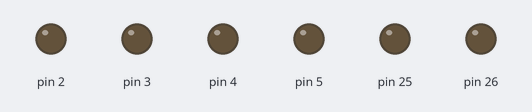
Bench run of a sketch on a simulated Arduino Mega 2560, built with avr-gcc and run on an emulated ATmega2560. On the bench: output pins drawn as LEDs (lit = HIGH). What the sketch prints to the serial monitor is not drawn.

Above: at 0.3 s.
At 20.1 s:
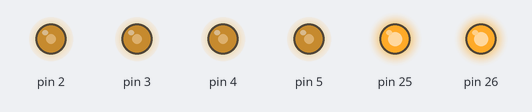
At 39.3 s:
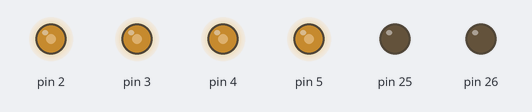
Timing chart, 0 to 40.0 s (numbered marks = the images above):
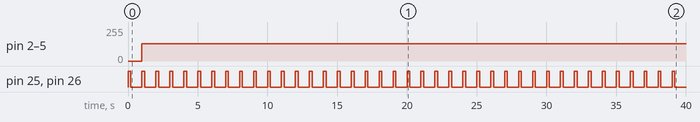

Measured:
- by itself, pin 2–5: 0/255 → 128/255 at 1.0 s
- by itself, pin 25, pin 26: alternates HIGH for 0.20 s and LOW for 0.80 s

The sketch:

linesensor-blink.ino
```cpp
#include "atmega.hpp"

robot::Atmega atmegaBoard;

void setup() {
  // put your setup code here, to run once:
  atmegaBoard.init();

  Serial.begin(115200);
}

void loop() {
  for(auto p : robot::pin::atmega::LEDs) digitalWrite(p, HIGH);
  delay(200);
  for(auto p : robot::pin::atmega::LEDs) digitalWrite(p, LOW);
  delay(800);
  atmegaBoard.update();
}
```

atmega.cpp
```cpp
#include "atmega.hpp"

namespace robot{
  void Atmega::init(){
    // Angel Linesensor
    for(auto p : robot::pin::atmega::SIG_ANGELs){
      pinMode(p, INPUT_PULLUP);
    }

    // Side Linesensor
    for(auto p : robot::pin::atmega::SIG_SIDEs){
      pinMode(p, INPUT_PULLUP);
    }

    // LED
    for(auto p : robot::pin::atmega::LEDs){
      pinMode(p, OUTPUT);
    }

    // Serial (With Teensy)
    Serial1.begin(115200);

    // Serial (With PC)
    Serial.begin(115200);
    Serial.println("ATmega2560 Initialization Completed!");
  }

  // Update (call this function at the end of every loop)
  void Atmega::update(){
    for(uint8_t i=0; i<4; i++){
      analogWrite(robot::pin::atmega::THRESHOLDs[i], m_thresholds[i]);
    }
  }

  // Set Threshold
  void Atmega::setThreshold(uint8_t position, uint8_t value){
    m_thresholds[position] = value;
    return;
  }
}
```

atmega.hpp
```cpp
#pragma once

#include <Arduino.h>

#include <stdint.h>

namespace robot{
  class Atmega{
   private:
    uint8_t m_thresholds[4] = {128, 128, 128, 128};
   public:
    Atmega() = default;
    ~Atmega() = default;

    void init();
    void update();
    void setThreshold(uint8_t pin, uint8_t value);
  };
}

namespace robot::pin::atmega{
  static constexpr uint8_t LINE_NUM = 32;
  static constexpr uint8_t SIG_ANGELs[robot::pin::atmega::LINE_NUM] =
    {
      13, 12, 11, 10, 53, 9, 8, 7,
      6, (0), A6, A7, 23, 24, (0), (0),
      (0), (0), 32, 33, 34, 35, 36, 37,
      40, 41, 46, 47, 48, 49, (0), (0)
    };

  static constexpr uint8_t LINE_NUM_SIDE = 2;
  static constexpr uint8_t SIG_SIDEs[robot::pin::atmega::LINE_NUM_SIDE] = {A2, 38};

  static constexpr uint8_t THRESHOLDs[4] = {2, 3, 4, 5};

  static constexpr uint8_t LEDs[2] = {25, 26};
}
```
